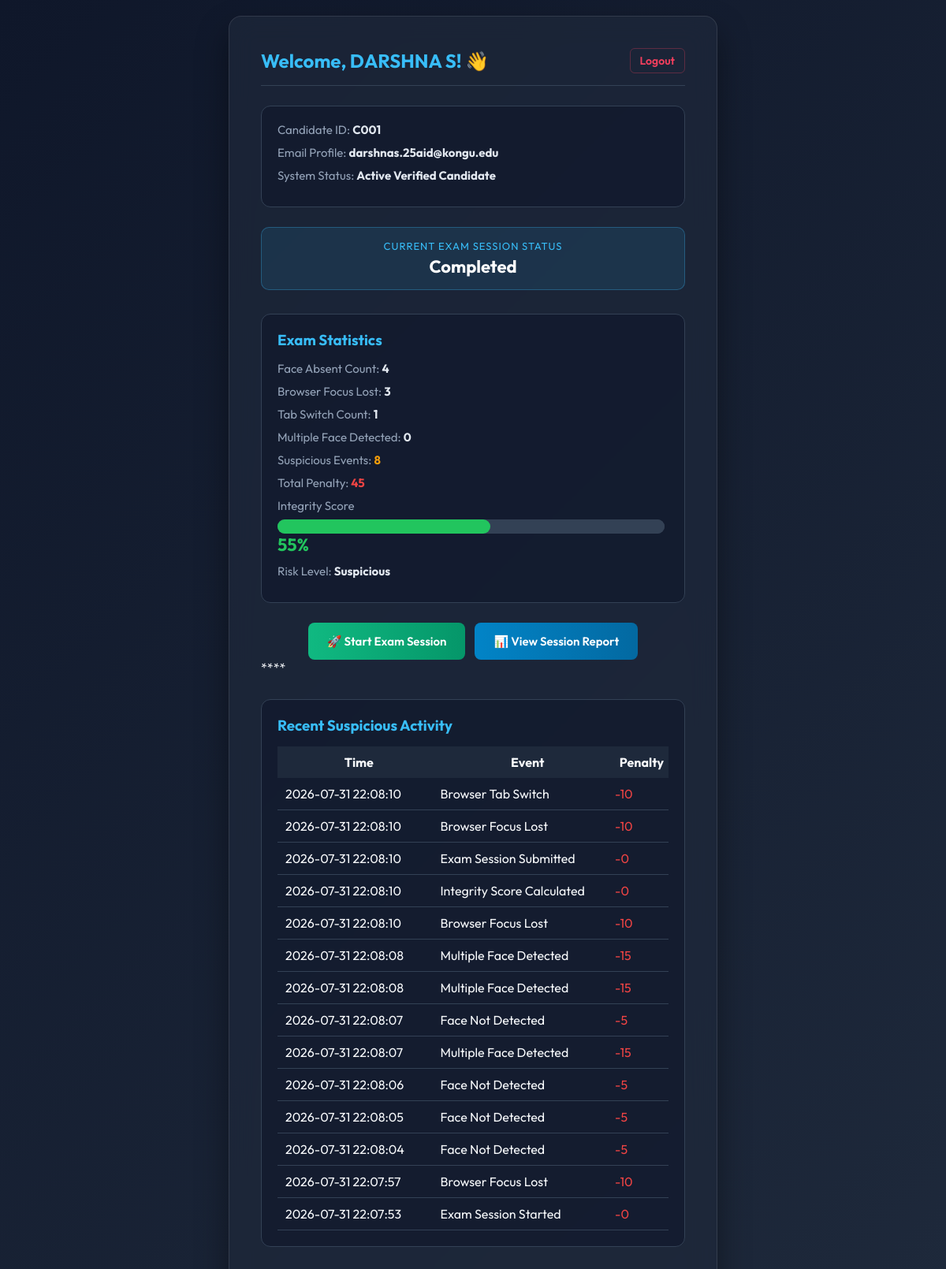
The page /dashboard (signed in) on the database its author committed.
### tables this page shows
CREATE TABLE Candidate (
            candidate_id TEXT PRIMARY KEY,
            name TEXT NOT NULL,
            email TEXT NOT NULL UNIQUE,
            password TEXT NOT NULL,
            photo_path TEXT,
            created_at TEXT NOT NULL
        );

CREATE TABLE EventLog (
            id INTEGER PRIMARY KEY AUTOINCREMENT,
            session_id TEXT,
            candidate_id TEXT NOT NULL,

            event_type TEXT NOT NULL,
            timestamp TEXT NOT NULL,

            penalty INTEGER DEFAULT 0,

            remarks TEXT,

            FOREIGN KEY(candidate_id)
            REFERENCES Candidate(candidate_id)
        );

### app.py (the view)
@app.route('/dashboard')
def dashboard():
    if 'candidate_id' not in session:
        return redirect('/login')
    candidate = get_candidate_by_id(session['candidate_id'])
    conn = get_db_connection()
    active_session = conn.execute(
        'SELECT * FROM Session WHERE candidate_id = ? ORDER BY start_time DESC LIMIT 1',
        (session['candidate_id'],)
    ).fetchone()
    events=[]
    if active_session:
        events = conn.execute("""
SELECT *
FROM EventLog
WHERE session_id = ?
ORDER BY id DESC
LIMIT 20
""", (active_session["session_id"],)).fetchall()
    return render_template('dashboard.html',candidate=candidate,active_session=active_session,events=events)

### app.py (called while the page is built)
@app.before_request
def initialize_system():
    init_db()

### database.py (called while the page is built)
def get_db_connection():
    conn = sqlite3.connect(DB_PATH)
    conn.row_factory = sqlite3.Row
    return conn

def get_candidate_by_id(candidate_id):
    conn = get_db_connection()
    candidate = conn.execute('SELECT * FROM Candidate WHERE candidate_id = ?', (candidate_id,)).fetchone()
    conn.close()
    return candidate

### templates/dashboard.html (shortened to what this page needs)
<!DOCTYPE html>
<html lang="en">
<head>
</head>
<body>
    <div class="card">
        <div class="header">
            <h2>Welcome, {{ candidate.name }}! 👋</h2>
            <a href="/logout" class="logout-btn">Logout</a>
        </div>
        <div class="profile-grid">
            <div class="profile-item"><span>Candidate ID:</span> <strong>{{ candidate.candidate_id }}</strong></div>
            <div class="profile-item"><span>Email Profile:</span> <strong>{{ candidate.email }}</strong></div>
            <div class="profile-item"><span>System Status:</span> <strong>Active Verified Candidate</strong></div>
        </div>
        {% set status = active_session.status if active_session else 'Not Started' %}
        <div class="status-box">
            <div class="status-title">Current Exam Session Status</div>
            <div class="status-value">{{ status }}</div>
        </div>
        {% if active_session %}
        <div class="profile-grid">
            <h3 style="margin-bottom:15px; color:#38bdf8;">Exam Statistics</h3>
            <div class="profile-item">
                <span>Face Absent Count:</span>
                <strong>{{ active_session.face_absent_count }}</strong>
            </div>
            <div class="profile-item">
                <span>Browser Focus Lost:</span>
                <strong>{{ active_session.browser_focus_lost_count }}</strong>
            </div>
            <div class="profile-item">
    <span>Tab Switch Count:</span>
    <strong>{{ active_session.tab_switch_count | default(0,true) }}</strong>
</div>
<div class="profile-item">
    <span>Multiple Face Detected:</span>
    <strong>{{ active_session.multiple_face_count | default(0,true) }}</strong>
</div>
<div class="profile-item">
    <span>Suspicious Events:</span>
    <strong style="color:#f59e0b;">
        {{ active_session.suspicious_event_count | default(0,true) }}
    </strong>
</div>
<div class="profile-item">
    <span>Total Penalty:</span>
    <strong style="color:#ef4444;">
        {{ active_session.total_penalty }}
    </strong>
</div>
            <div class="profile-item">
                <span>Integrity Score</span>
                {% set score = active_session.integrity_score if active_session and active_session.integrity_score is not none else 0 %}
                <div style="width: 99%; background:#334155; height:18px; border-radius:10px; margin-top:8px;">
                    {% set score = active_session.integrity_score|default(100,true)|int %}
<div style="width:100%; background:#334155; height:18px; border-radius:10px;">
    <div id="scoreBar"
         style="height:18px; background:#22c55e; border-radius:10px;">
    </div>
</div>
                </div>
                <strong style="font-size:22px; color:#22c55e;">
                    {{ score }}%
                </strong>
            </div>
        <div class="profile-item">
            <span>Risk Level:</span>
            <strong>
                {{ active_session.risk_level if active_session.risk_level else "Not Available" }}
            </strong>
        </div>
    </div>
    {% endif %}
        <div class="actions">
            {% if status == 'Not Started' or status == 'Completed' %}
                <a href="/update_session/start" class="btn btn-start">🚀 Start Exam Session</a>
            {% elif status == 'Paused' %}
                <a href="/update_session/resume" class="btn btn-toggle-resume">▶ Resume Exam Session</a>
                <a href="/update_session/end" class="btn btn-end" onclick="return confirm('End exam session?');">🏁 End Exam</a>
            {% endif %}
            {% if active_session %}
                <a href="/session_summary/{{ active_session.session_id }}" class="btn btn-summary">📊 View Session Report</a>
            {% endif %}
        </div>
        **{% if events is defined and events %}**
<div class="profile-grid" style="margin-top:30px;">
<h3 style="margin-bottom:15px;color:#38bdf8;">
Recent Suspicious Activity
</h3>
<table style="width:100%;border-collapse:collapse;">
<tr style="background:#1e293b;">
<th style="padding:10px;">Time</th>
<th>Event</th>
<th>Penalty</th>
</tr>
{% for e in events %}
<tr style="border-bottom:1px solid #334155;">
<td style="padding:10px;">{{ e.timestamp }}</td>
<td>{{ e.event_type }}</td>
<td style="color:#ef4444;">-{{ e.penalty }}</td>
</tr>
{% endfor %}
</table>
</div>
{% endif %}
    </div>
</body>
</html>

### templates/dashboard.html (style rules this page uses)
* { box-sizing: border-box; margin: 0; padding: 0; font-family: 'Outfit', sans-serif; }
body { background: linear-gradient(135deg, #0f172a 0%, #1e293b 100%); color: #f8fafc; min-height: 100vh; display: flex; align-items: center; justify-content: center; padding: 20px; }
.card { background: rgba(30, 41, 59, 0.7); backdrop-filter: blur(16px); border: 1px solid rgba(255, 255, 255, 0.1); border-radius: 16px; padding: 40px; width: 100%; max-width: 620px; box-shadow: 0 20px 40px rgba(0, 0, 0, 0.4); }
.header { display: flex; justify-content: space-between; align-items: center; margin-bottom: 25px; border-bottom: 1px solid #334155; padding-bottom: 15px; }
h2 { font-size: 24px; font-weight: 700; color: #38bdf8; }
.logout-btn { color: #f43f5e; text-decoration: none; font-size: 14px; font-weight: 600; padding: 6px 12px; border: 1px solid rgba(244, 63, 94, 0.3); border-radius: 6px; }
.profile-grid { background: rgba(15, 23, 42, 0.6); padding: 20px; border-radius: 12px; margin-bottom: 25px; border: 1px solid #334155; }
.profile-item { margin-bottom: 10px; font-size: 15px; }
.profile-item span { color: #94a3b8; font-weight: 400; }
.profile-item strong { color: #e2e8f0; }
.status-box { text-align: center; background: rgba(56, 189, 248, 0.1); border: 1px solid rgba(56, 189, 248, 0.3); padding: 15px; border-radius: 10px; margin-bottom: 30px; }
.status-title { font-size: 13px; color: #38bdf8; text-transform: uppercase; letter-spacing: 1px; }
.status-value { font-size: 22px; font-weight: 700; color: #fff; margin-top: 4px; }
.actions { text-align: center; display: flex; flex-wrap: wrap; justify-content: center; gap: 12px; }
.btn { display: inline-block; padding: 14px 24px; border-radius: 8px; font-weight: 600; font-size: 15px; text-decoration: none; color: white; transition: all 0.2s; cursor: pointer; border: none; }
.btn-start { background: linear-gradient(90deg, #10b981 0%, #059669 100%); }
.btn-summary { background: linear-gradient(90deg, #0284c7 0%, #0369a1 100%); }

### rows shown on the page
Candidate: name "DARSHNA S", candidate_id "C001", email "darshnas.25aid@kongu.edu"
EventLog: timestamp "2026-07-31 22:08:10", event_type "Browser Tab Switch", penalty "10"
EventLog: timestamp "2026-07-31 22:08:10", event_type "Browser Focus Lost", penalty "10"
EventLog: timestamp "2026-07-31 22:08:10", event_type "Exam Session Submitted", penalty "0"
EventLog: timestamp "2026-07-31 22:08:10", event_type "Integrity Score Calculated", penalty "0"
EventLog: timestamp "2026-07-31 22:08:10", event_type "Browser Focus Lost", penalty "10"
EventLog: timestamp "2026-07-31 22:08:08", event_type "Multiple Face Detected", penalty "15"
EventLog: timestamp "2026-07-31 22:08:08", event_type "Multiple Face Detected", penalty "15"
EventLog: timestamp "2026-07-31 22:08:07", event_type "Face Not Detected", penalty "5"
EventLog: timestamp "2026-07-31 22:08:07", event_type "Multiple Face Detected", penalty "15"
EventLog: timestamp "2026-07-31 22:08:06", event_type "Face Not Detected", penalty "5"
EventLog: timestamp "2026-07-31 22:08:05", event_type "Face Not Detected", penalty "5"
EventLog: timestamp "2026-07-31 22:08:04", event_type "Face Not Detected", penalty "5"
EventLog: timestamp "2026-07-31 22:07:57", event_type "Browser Focus Lost", penalty "10"
EventLog: timestamp "2026-07-31 22:07:53", event_type "Exam Session Started", penalty "0"

### other values the page prints
{{ status }} "Completed"
{{ active_session.face_absent_count }} "4"
{{ active_session.browser_focus_lost_count }} "3"
{{ active_session.tab_switch_count | default(0,true) }} "1"
{{ active_session.multiple_face_count | default(0,true) }} "0"
{{ active_session.suspicious_event_count | default(0,true) }} "8"
{{ active_session.total_penalty }} "45"
{{ score }} "55"
